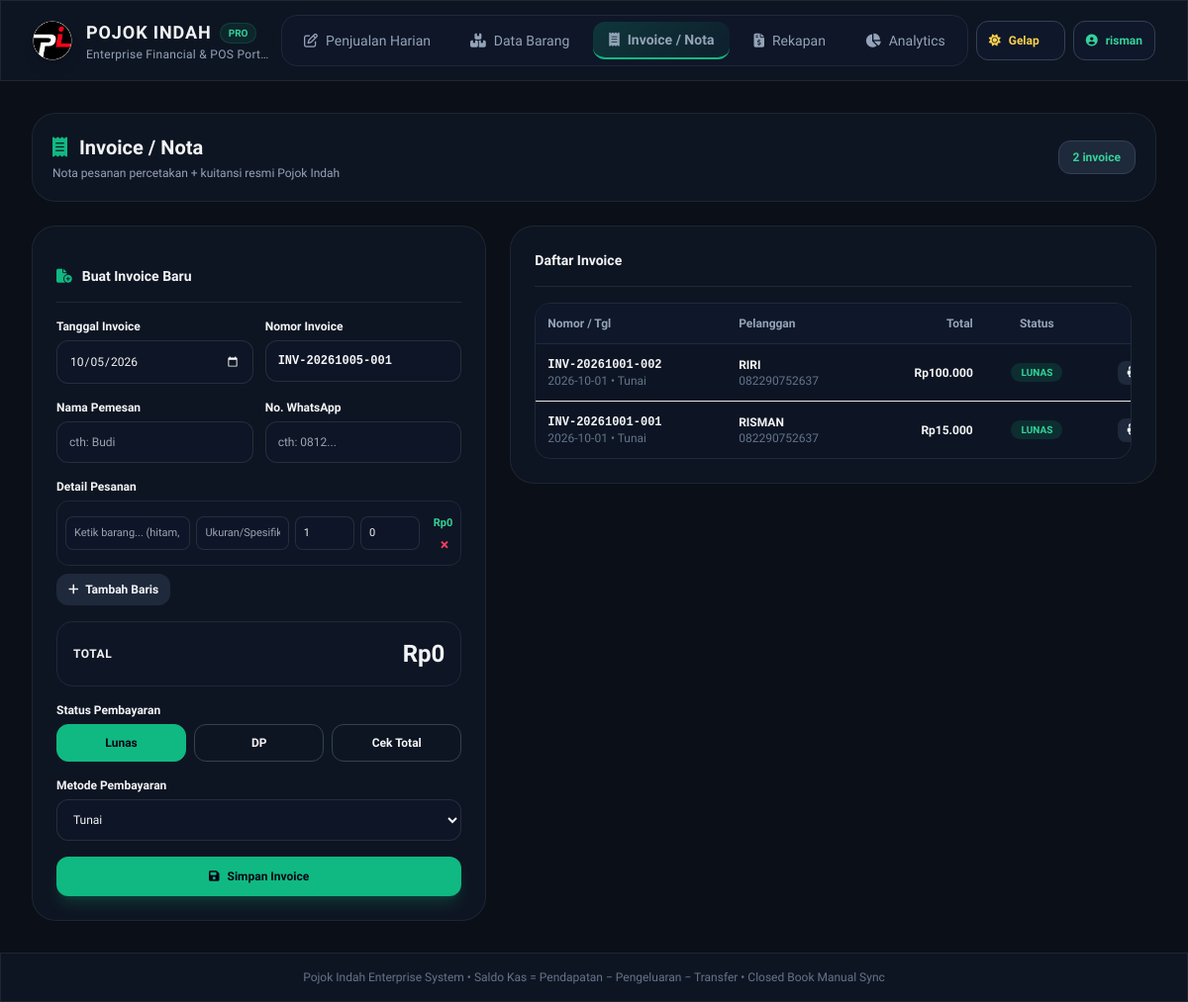
Screenshot of /index.php?page=invoice (signed in) with the database file from the repository.
### tables this page shows
CREATE TABLE invoice (
        id INTEGER PRIMARY KEY AUTOINCREMENT,
        nomor TEXT UNIQUE NOT NULL,
        tanggal TEXT NOT NULL,
        pelanggan TEXT NOT NULL,
        wa TEXT DEFAULT '',
        total INTEGER NOT NULL DEFAULT 0,
        status TEXT NOT NULL DEFAULT 'belum',
        metode TEXT NOT NULL DEFAULT 'tunai',
        dp INTEGER NOT NULL DEFAULT 0,
        kasir TEXT DEFAULT '',
        created_at TEXT DEFAULT CURRENT_TIMESTAMP
    );

### config.php (called while the page is built, shortened)
<?php
function rupiah($n) {
    return 'Rp' . number_format((int)$n, 0, ',', '.');
}
function e($s) { return htmlspecialchars((string)$s, ENT_QUOTES, 'UTF-8'); }
function bulan_aktif() {
    $b = $_GET['bulan'] ?? date('Y-m');
    return $b;
}
function tanggal_aktif() {
    $t = $_GET['tanggal'] ?? date('Y-m-d');
    return $t;
}

### hal_invoice.php (the view, shortened to what this page needs)
<?php
$list = $pdo->query("SELECT * FROM invoice ORDER BY tanggal DESC, id DESC LIMIT 200")->fetchAll(PDO::FETCH_ASSOC);
$statusLbl = ['lunas' => 'LUNAS', 'dp' => 'DP', 'belum' => 'BELUM LUNAS'];
$metodeLbl = ['tunai' => 'Tunai', 'qris' => 'QRIS', 'transfer' => 'Transfer'];
?>
<div class="space-y-6">
  <div class="glass-card p-5 rounded-3xl flex flex-col md:flex-row md:items-center justify-between gap-4">
    <div>
      <h2 class="text-xl font-bold flex items-center"><i class="fa-solid fa-receipt text-emerald-500 mr-3"></i> Invoice / Nota</h2>
      <p class="text-xs text-slate-500 dark:text-slate-400 mt-1">Nota pesanan percetakan + kuitansi resmi Pojok Indah</p>
    </div>
    <span class="text-xs bg-slate-100 dark:bg-slate-800 text-emerald-600 dark:text-emerald-400 border border-slate-200 dark:border-slate-700 px-3.5 py-2 rounded-xl font-bold"><?=count($list)?> invoice</span>
  </div>
  <div class="grid lg:grid-cols-12 gap-6">
    <div class="lg:col-span-5">
      <form method="post" id="invForm" class="glass-card p-6 rounded-3xl space-y-4 relative z-10">
        <h3 class="font-bold text-sm border-b border-slate-200 dark:border-slate-800 pb-4 flex items-center"><i class="fa-solid fa-file-circle-plus text-emerald-500 mr-2.5"></i> Buat Invoice Baru</h3>
        <div class="grid grid-cols-1 sm:grid-cols-2 gap-3">
          <div><label class="block text-xs font-semibold mb-1.5">Tanggal Invoice</label>
            <input type="date" name="tanggal" id="invTgl" value="<?=date('Y-m-d')?>" class="w-full text-xs glass-input rounded-xl p-3 focus:outline-none"></div>
          <div><label class="block text-xs font-semibold mb-1.5">Nomor Invoice</label>
            <input type="text" id="invNomor" readonly value="otomatis" class="w-full text-xs glass-input rounded-xl p-3 font-mono font-bold text-emerald-600 dark:text-emerald-400 focus:outline-none"></div>
        </div>
        <div class="grid grid-cols-1 sm:grid-cols-2 gap-3">
          <div><label class="block text-xs font-semibold mb-1.5">Nama Pemesan</label>
            <input type="text" name="pelanggan" required placeholder="cth: Budi" class="w-full text-xs glass-input rounded-xl p-3 focus:outline-none"></div>
          <div><label class="block text-xs font-semibold mb-1.5">No. WhatsApp</label>
            <input type="text" name="wa" placeholder="cth: 0812..." class="w-full text-xs glass-input rounded-xl p-3 focus:outline-none"></div>
        </div>
        <div>
          <label class="block text-xs font-semibold mb-1.5">Detail Pesanan</label>
          <div id="invRows" class="space-y-2"></div>
          <button type="button" id="addRow" class="mt-2 text-xs font-bold px-3 py-2 rounded-xl bg-slate-100 dark:bg-slate-800 hover:bg-slate-200 dark:hover:bg-slate-700 transition"><i class="fa-solid fa-plus mr-1"></i> Tambah Baris</button>
        </div>
        <div class="bg-slate-50 dark:bg-slate-900/50 p-4 rounded-2xl border border-slate-200 dark:border-slate-800 flex justify-between items-center">
          <span class="text-xs font-bold uppercase tracking-wider">Total</span>
          <span id="invTotal" class="text-2xl font-black">Rp0</span>
        </div>
        <div>
          <label class="block text-xs font-semibold mb-1.5">Status Pembayaran</label>
          <div class="grid grid-cols-3 gap-2 text-xs font-bold">
            <label class="cursor-pointer"><input type="radio" name="status" value="lunas" class="peer hidden" checked>
              <span class="block text-center px-2 py-2.5 rounded-xl border border-slate-200 dark:border-slate-700 peer-checked:bg-emerald-500 peer-checked:text-slate-950 peer-checked:border-emerald-500 transition">Lunas</span></label>
            <label class="cursor-pointer"><input type="radio" name="status" value="dp" class="peer hidden">
              <span class="block text-center px-2 py-2.5 rounded-xl border border-slate-200 dark:border-slate-700 peer-checked:bg-amber-500 peer-checked:text-slate-950 peer-checked:border-amber-500 transition">DP</span></label>
            <label class="cursor-pointer"><input type="radio" name="status" value="belum" class="peer hidden">
              <span class="block text-center px-2 py-2.5 rounded-xl border border-slate-200 dark:border-slate-700 peer-checked:bg-slate-500 peer-checked:text-white peer-checked:border-slate-500 transition">Cek Total</span></label>
          </div>
        </div>
        <div><label class="block text-xs font-semibold mb-1.5">Metode Pembayaran</label>
          <select name="metode" class="w-full text-xs glass-input rounded-xl p-3 focus:outline-none">
            <option value="tunai">Tunai</option><option value="qris">QRIS</option><option value="transfer">Transfer</option>
          </select></div>
        <button class="w-full bg-emerald-500 hover:bg-emerald-400 text-slate-950 font-extrabold py-3 rounded-xl text-xs shadow-lg shadow-emerald-500/20 transition"><i class="fa-solid fa-floppy-disk mr-2"></i>Simpan Invoice</button>
      </form>
    </div>
    <div class="lg:col-span-7">
      <div class="glass-card p-6 rounded-3xl space-y-4">
        <h3 class="font-bold text-sm border-b border-slate-200 dark:border-slate-800 pb-4">Daftar Invoice</h3>
        <div class="overflow-hidden rounded-2xl border border-slate-200 dark:border-slate-800 overflow-x-auto custom-scrollbar">
          <table class="w-full text-left text-xs min-w-[680px]">
            <thead class="tbl-head font-semibold border-b border-slate-200 dark:border-slate-800">
              <tr><th class="p-3">Nomor / Tgl</th><th class="p-3">Pelanggan</th><th class="p-3 text-right">Total</th><th class="p-3 text-center">Status</th><th class="p-3 text-center">Aksi</th></tr>
            </thead>
            <tbody class="tbl-body divide-y tbl-row">
              <?php foreach ($list as $v):
                $sisa = $v['status'] === 'lunas' ? 0 : ($v['total'] - $v['dp']);
              ?>
              <tr class="hover:bg-slate-50 dark:hover:bg-slate-800/30">
                <td class="p-3"><b class="font-mono"><?=e($v['nomor'])?></b><br><span class="text-slate-500"><?=e($v['tanggal'])?> • <?=e($metodeLbl[$v['metode']] ?? $v['metode'])?></span></td>
                <td class="p-3 font-semibold"><?=e($v['pelanggan'])?><?= $v['wa'] !== '' ? '<br><span class="text-slate-500 font-normal">' . e($v['wa']) . '</span>' : '' ?></td>
                <td class="p-3 text-right font-bold"><?=rupiah($v['total'])?><?= $sisa > 0 ? '<br><span class="text-amber-600 dark:text-amber-400 font-semibold">sisa ' . rupiah($sisa) . '</span>' : '' ?></td>
                <td class="p-3 text-center"><span class="text-[10px] font-extrabold px-2.5 py-1 rounded-full <?= $v['status'] === 'lunas' ? 'bg-emerald-500/15 text-emerald-600 dark:text-emerald-400' : ($v['status'] === 'dp' ? 'bg-amber-500/15 text-amber-600 dark:text-amber-400' : 'bg-slate-500/15 text-slate-500') ?>"><?=e($statusLbl[$v['status']] ?? $v['status'])?></span></td>
                <td class="p-3 text-center whitespace-nowrap">
                  <a href="invoice_cetak.php?id=<?=$v['id']?>" target="_blank" title="Cetak / PDF" class="bg-slate-200 dark:bg-slate-800 hover:bg-slate-300 dark:hover:bg-slate-700 px-2.5 py-1 rounded-lg text-[11px] font-semibold transition inline-block"><i class="fa-solid fa-print mr-1"></i>Cetak</a>
                </td>
              </tr>
              <?php endforeach; ?>
            </tbody>
          </table>
        </div>
      </div>
    </div>
  </div>
</div>

### index.php (shortened to what this page needs)
<?php
require __DIR__ . '/config.php';
$pdo = db();
$page = $_GET['page'] ?? 'harian';
$bulan = bulan_aktif();
$tanggal = tanggal_aktif();
$nav = function($p) use ($page) { return $p === $page ? 'nav-link active' : 'nav-link'; };
?>
<!DOCTYPE html>
<html lang="id" class="dark">
<head>
<script src="https://cdn.tailwindcss.com"></script>
<link rel="stylesheet" href="https://cdnjs.cloudflare.com/ajax/libs/font-awesome/6.4.0/css/all.min.css">
</head>
<body class="antialiased min-h-screen flex flex-col selection:bg-emerald-500 selection:text-slate-900">
<header class="glass-card sticky top-0 z-50 border-b border-slate-200 dark:border-slate-800">
  <div class="max-w-7xl mx-auto px-4 sm:px-6 lg:px-8">
    <div class="flex items-center justify-between h-20 gap-3">
      <div class="flex items-center space-x-2 sm:space-x-3.5 min-w-0">
        <div class="w-10 h-10 rounded-full overflow-hidden bg-black flex items-center justify-center shadow-lg shrink-0 relative">
          <span class="absolute inset-0 flex items-center justify-center font-black text-white text-sm tracking-tight">PI</span>
          <img src="assets/kop-invoice.png?v=1" alt="PI" class="relative w-full h-full object-cover" onerror="this.remove()">
        </div>
        <div class="min-w-0">
          <div class="flex items-center space-x-2">
            <h1 class="text-sm min-[400px]:text-base sm:text-lg font-bold tracking-wider uppercase whitespace-nowrap">Pojok Indah</h1>
            <span class="hidden min-[380px]:inline-block text-[10px] bg-emerald-500/10 text-emerald-500 dark:text-emerald-400 border border-emerald-500/20 px-2 py-0.5 rounded-full font-semibold shrink-0">PRO</span>
          </div>
          <p class="hidden min-[420px]:block text-[11px] sm:text-xs text-slate-500 dark:text-slate-400 tracking-wide truncate">Enterprise Financial &amp; POS Portal</p>
        </div>
      </div>
      <div class="flex items-center gap-1.5 sm:gap-2 shrink-0">
        <nav class="hidden md:flex space-x-1 sm:space-x-2 bg-slate-100 dark:bg-slate-900/80 p-1.5 rounded-2xl border border-slate-200 dark:border-slate-800">
          <a href="index.php?page=harian&bulan=<?=e($bulan)?>&tanggal=<?=e($tanggal)?>" class="<?= $nav('harian') ?> px-4 py-2 rounded-xl text-xs sm:text-sm text-slate-500 dark:text-slate-400 hover:text-slate-900 dark:hover:text-white transition-all duration-200 flex items-center space-x-2">
            <i class="fa-regular fa-pen-to-square"></i><span class="hidden sm:inline">Penjualan Harian</span>
          </a>
          <a href="index.php?page=barang" class="<?= $nav('barang') ?> px-4 py-2 rounded-xl text-xs sm:text-sm text-slate-500 dark:text-slate-400 hover:text-slate-900 dark:hover:text-white transition-all duration-200 flex items-center space-x-2">
            <i class="fa-solid fa-boxes-stacked"></i><span class="hidden sm:inline">Data Barang</span>
          </a>
          <a href="index.php?page=invoice" class="<?= $nav('invoice') ?> px-4 py-2 rounded-xl text-xs sm:text-sm text-slate-500 dark:text-slate-400 hover:text-slate-900 dark:hover:text-white transition-all duration-200 flex items-center space-x-2">
            <i class="fa-solid fa-receipt"></i><span class="hidden sm:inline">Invoice / Nota</span>
          </a>
          <a href="index.php?page=rekapan&bulan=<?=e($bulan)?>" class="<?= $nav('rekapan') ?> px-4 py-2 rounded-xl text-xs sm:text-sm text-slate-500 dark:text-slate-400 hover:text-slate-900 dark:hover:text-white transition-all duration-200 flex items-center space-x-2">
            <i class="fa-solid fa-file-invoice-dollar"></i><span class="hidden sm:inline">Rekapan</span>
          </a>
          <a href="index.php?page=diagram&mode=semua" class="<?= $nav('diagram') ?> px-4 py-2 rounded-xl text-xs sm:text-sm text-slate-500 dark:text-slate-400 hover:text-slate-900 dark:hover:text-white transition-all duration-200 flex items-center space-x-2">
            <i class="fa-solid fa-chart-pie"></i><span class="hidden sm:inline">Analytics</span>
          </a>
        </nav>
        <button id="themeToggle" type="button" title="Mode terang/gelap" class="h-10 px-2 sm:px-3 rounded-xl border border-slate-200 dark:border-slate-700 bg-white dark:bg-slate-900 flex items-center gap-2 text-amber-500 dark:text-amber-300 hover:scale-105 transition text-xs font-bold">
          <i id="iconSun" class="fa-solid fa-sun"></i>
          <span id="themeLabel" class="hidden min-[400px]:inline">Gelap</span>
        </button>
        <button id="akunBtn" type="button" title="Akun (<?=e($_SESSION['uname'] ?? '')?>)" class="h-10 px-2 sm:px-3 rounded-xl border border-slate-200 dark:border-slate-700 bg-white dark:bg-slate-900 flex items-center gap-2 text-emerald-600 dark:text-emerald-400 hover:scale-105 transition text-xs font-bold">
          <i class="fa-solid fa-circle-user"></i>
          <span class="hidden sm:inline max-w-[80px] truncate"><?=e($_SESSION['uname'] ?? '')?></span>
        </button>
      </div>
    </div>
  </div>
</header>
<main class="max-w-7xl mx-auto px-4 sm:px-6 lg:px-8 py-8 flex-grow w-full">
  <?php
  if ($page === 'barang') include __DIR__.'/hal_barang.php';
  elseif ($page === 'harian') include __DIR__.'/hal_harian.php';
  elseif ($page === 'rekapan') include __DIR__.'/hal_rekapan.php';
  elseif ($page === 'diagram') include __DIR__.'/hal_diagram.php';
  elseif ($page === 'invoice') include __DIR__.'/hal_invoice.php';
  elseif ($page === 'akses') include __DIR__.'/hal_akses.php';
  ?>
</main>
<footer class="glass-card border-t border-slate-200 dark:border-slate-800 py-4 text-center text-xs text-slate-500">
  Pojok Indah Enterprise System &bull; Saldo Kas = Pendapatan &minus; Pengeluaran &minus; Transfer &bull; Closed Book Manual Sync
</footer>
</body>
</html>

### index.php (style rules this page uses)
body { font-family: 'Plus Jakarta Sans', sans-serif; overflow-x: clip; }
.glass-card { min-width: 0; }
html.dark body { background-color: #0b0f17; color: #f3f4f6; }
html.dark .glass-card { background: rgba(17,24,39,.75); backdrop-filter: blur(12px); border: 1px solid rgba(255,255,255,.07); }
html.dark .glass-input { background: rgba(15,23,42,.6); border: 1px solid rgba(255,255,255,.1); color: #f3f4f6; }
html.dark .tbl-head { background: #0f172a; color: #94a3b8; }
html.dark .tbl-body { background: rgba(15,23,42,.3); }
html.dark .tbl-row { border-color: rgba(30,41,59,.5); }
.nav-link.active { background: linear-gradient(135deg, rgba(16,185,129,.2) 0%, rgba(16,185,129,.05) 100%); border-bottom: 2px solid #10b981; color: #34d399; font-weight: 700; }
select.glass-input option { background: #0f172a; color: #fff; }
input[type="month"], input[type="date"] { color-scheme: dark; }
#iconSun { display: none; }
html.dark #iconSun { display: inline; }
#themeLabel { min-width: 44px; text-align: left; }

### rows the page displays
invoice: nomor "INV-20261001-002", tanggal "2026-10-01", metode "Tunai", pelanggan "RIRI", wa "082290752637", total "Rp100.000", status "LUNAS"
invoice: nomor "INV-20261001-001", tanggal "2026-10-01", metode "Tunai", pelanggan "RISMAN", wa "082290752637", total "Rp15.000", status "LUNAS"

### other values shown
$_SESSION['uname'] "risman"
count($list) "2"
